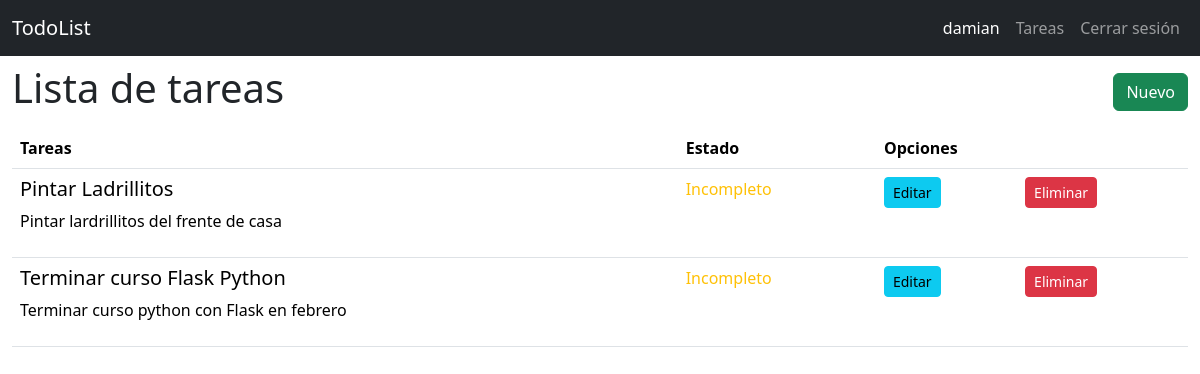
Before: /todo/list/ (signed in) with the older database file.
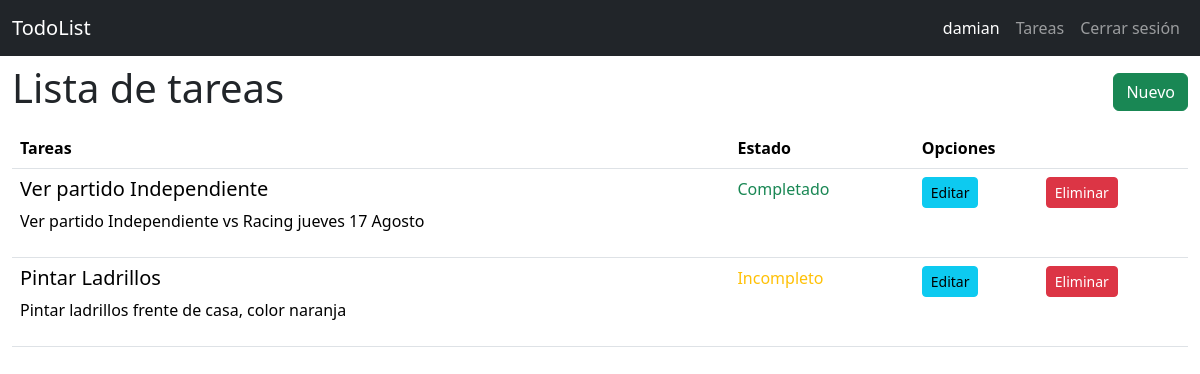
After: the same page with the newer database file.
### todor/models.py (models this page shows, shortened)
class User(db.Model):
    id = db.Column(db.Integer, primary_key=True)
    username = db.Column(db.String(20), unique= True, nullable=False)
    password = db.Column(db.Text, nullable=False)

class Todo(db.Model):
    id = db.Column(db.Integer, primary_key=True)
    created_by = db.Column(db.Integer, db.ForeignKey('user.id'), nullable=False)# Se crea relacion con el usuario
    title = db.Column(db.String(100), nullable=False)
    desc = db.Column(db.Text)
    state= db.Column(db.Boolean, default=False)

### todor/todo.py (the view)
@bp.route('list/')
@login_required
def index():
    todos=Todo.query.all()
    return render_template('todo/index.html', todos=todos)

### todor/auth.py (called while the page is built)
@bp.before_app_request #Ejecuta la función en cada petición
def load_logged_in_used():
    user_id=session.get('user_id') #Obtiene el id del usuario que tiene la sesion
    if user_id is None:
        g.user=None
    else:
        g.user=User.query.get_or_404(user_id)

def login_required(view):
    @functools.wraps(view)
    def wraps_view(** kwargs):
         if g.user is None:
              return redirect(url_for('auth.login'))
         return view(**kwargs)
    return wraps_view

### todor/templates/todo/index.html
{% extends 'base.html'%}
{% block content %}
<section class="container-fluid">
    <nav class="navbar">
        <h1>{% block title%} Lista de tareas {% endblock %}</h1>
        <a href="{{ url_for('todo.create')}}" class="btn btn-success"> Nuevo </a>
    </nav>
    <table class="table">
        <thead>
            <tr>
                <th class="col">Tareas</th>
                <th class="col">Estado</th>
                <th class="col" colspan="2">Opciones</th>
            </tr>
        </thead>
        <tbody>
            {% for todo in todos | reverse %}
            {% if g.user.id == todo.created_by %}
            <tr>
                <td>
                    <h5> {{todo.title}}</h5>
                    <p>{{todo.desc}}</p>
                </td>
                <td>
                     {% if todo.state== false %}
                     <span class="text-warning"> Incompleto </span>
                     {% else %}
                     <span class="text-success"> Completado </span>
                     {% endif %}
                </td>
                <td>
                    <a href="{{ url_for('todo.update', id=todo.id)}}" class="btn btn-info btn-sm"> Editar</a>
                </td>
                <td>
                    <a href="{{ url_for('todo.delete', id=todo.id)}}" class="btn btn-danger btn-sm"> Eliminar</a>
                </td>
            </tr>
            {% endif %}
            {% endfor %}
        </tbody>
    </table>
</section>
{% endblock %}

### todor/templates/base.html (shortened to what this page needs)
<!DOCTYPE html>
<html lang="en">
<head>
    <link href="https://cdn.jsdelivr.net/npm/bootstrap@5.3.2/dist/css/bootstrap.min.css" rel="stylesheet"
>
</head>
<body>
    <nav class="navbar navbar-expand-sm navbar-dark bg-dark"  data-bs-theme="dark">
        <div class="container-fluid">
          <a class="navbar-brand" href="{{ url_for('index')}}"> TodoList</a>
          <div class="collapse navbar-collapse justify-content-end" id="navbarNav">
            <ul class="navbar-nav">
              {% if g.user %}
                <li class="nav-item">
                  <span  class=" nav-link active" > {{g.user.username}}</span>
                </li>
                <li class="nav-item">
                  <a class="nav-link" href="{{ url_for('todo.index')}}">Tareas</a>
                </li>
                <li class="nav-item">
                  <a class="nav-link" href="{{url_for('auth.logout')}}">Cerrar sesión</a>
                </li>
              {% endif %}
            </ul>
          </div>
        </div>
    </nav>
    {% block content %}
    {% endblock %}
</body>
</html>

Changed rows visible on the page:
removed Todo: title "Terminar curso Flask Python", desc "Terminar curso python con Flask en febrero", state "Incompleto"
added Todo: title "Ver partido Independiente", desc "Ver partido Independiente vs Racing jueves 17 Agosto", state "Completado"
changed Todo: title "Pintar Ladrillitos" → "Pintar Ladrillos"; desc "Pintar lardrillitos del frente de casa" → "Pintar ladrillos frente de casa, color naranja"
